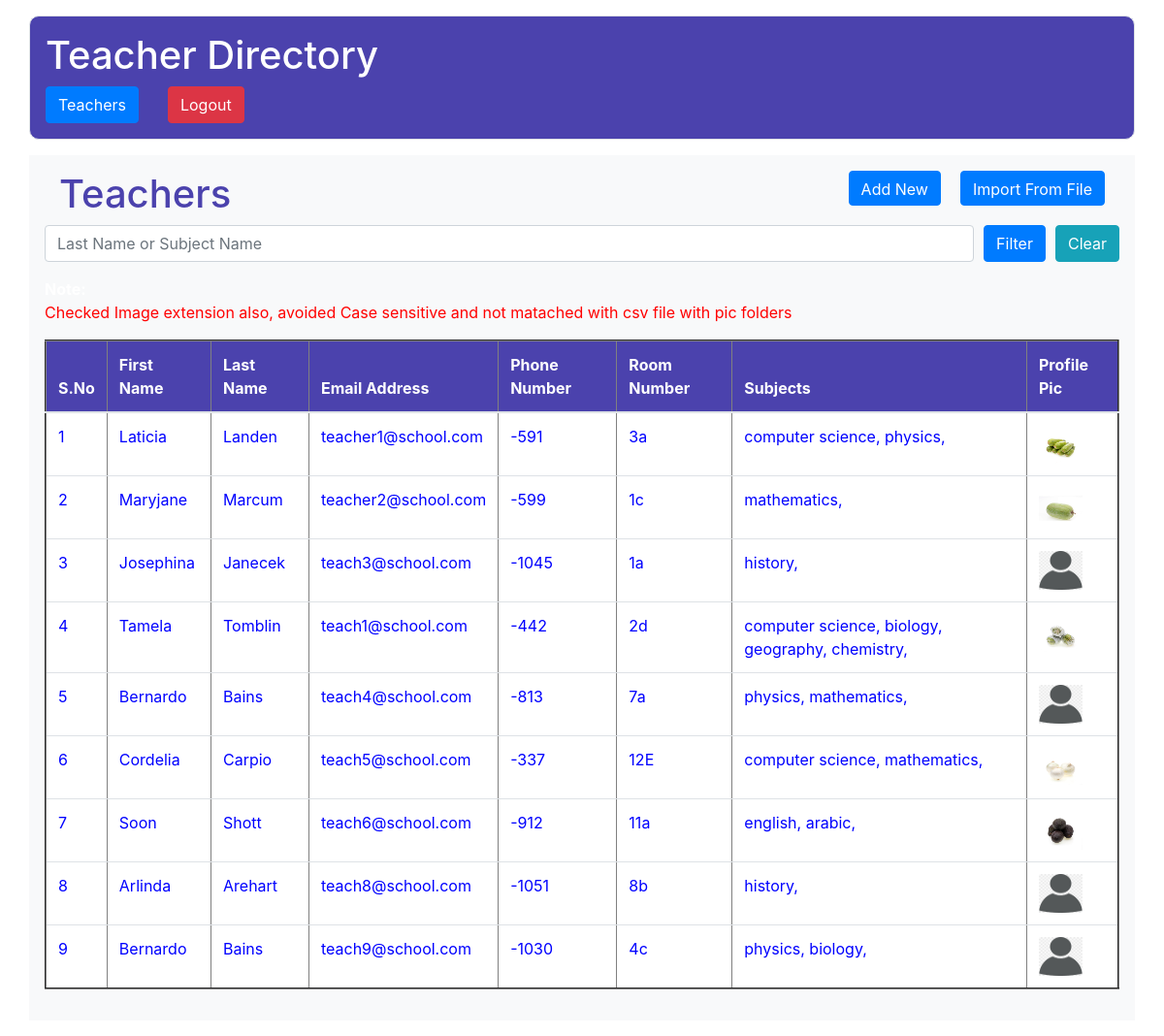
The page /DataView/ (signed in) on the database its author committed.
### directory/models.py (models this page shows, shortened)
class TeacherModel(models.Model):
    FirstName = models.CharField(max_length=100)
    LastName = models.CharField(max_length=100)
    Profilepicture = models.CharField(max_length=100)
    EmailAddress = models.CharField(unique=True, max_length=100)
    PhoneNumber = models.CharField(max_length=100)
    RoomNumber = models.CharField(max_length=100)
    Subjectstaught = models.ManyToManyField(SubjectsModel)
    class Meta:
        db_table = 'Teachers'

class SubjectsModel(models.Model):
    Subjectstaught = models.CharField(max_length=100)
    class Meta:
        db_table = 'Subjects'

### directory/views.py (the view, shortened to what this page needs)
# urls.py: path('DataView/', dt.AllTeacherDataView.as_view(), name='DataView'),
class AllTeacherDataView(View):
    @method_decorator(login_required(login_url='/Login/'))
    def get(self, request, *args, **kwargs):
        qs = TeacherModel.objects.all()
        return render(request, 'AllData.html', {'data': qs})

### assets/templates/AllData.html (shortened to what this page needs)
{%extends 'appbase.html'%}
{%block contents%}
<div class="container p-3 my-3 bg-light text-white">
    <div class="col toprow" style="display:flex;justify-content:space-between;height: 36px;
    margin-bottom: 20px;">
        <h1 style="color:#4b42ad ;">Teachers</h1>
        <div class="add_btns"  style="display:flex;justify-content:space-between;grid-column-gap: 20px;">
            <a href="{%url 'AddTeacherData'%}" class="btn btn-primary">Add New</a>
            <a href="{%url 'importedForm'%}" class="btn btn-primary">Import From File</a>
        </div>
    </div>
    <form action="{%url 'DataView'%}" method="post">
    <div class="form-group" style="display: flex;grid-column-gap:10px">
      <input type="user" class="form-control" name="filtertext" placeholder="Last Name or Subject Name" id="user">
      <button type="submit" class="btn btn-primary">Filter</button>
      <button type="submit" class="btn btn-info">Clear</button>
    </div>
  </form>
    <span>
        <strong>Note:</strong><p style="color:RED">Checked Image extension also, avoided Case sensitive and not matached with csv file with pic folders</p>
    </span>
    <table border="2px" class="table table-hover">
                    <thead style="background: #4b42ad !important;
                    color: white;">
                    <tr class="">
                        <th scope="col">S.No</th>
                        <th scope="col">First Name</th>
                        <th scope="col">Last Name</th>
                        <th scope="col">Email Address</th>
                        <th scope="col">Phone Number</th>
                        <th scope="col">Room Number</th>
                        <th scope="col">Subjects</th>
                        <th scope="col">Profile Pic</th>
                    </tr>
                    </thead>
                    <tbody>
                    {% for i in data %}
                    <tr scope="row" style="color: BLUE; background-color:White">
                        <td>{{forloop.counter}}</td>
                        <td>{{i.FirstName}}</td>
                        <td>{{i.LastName}}</td>
                        <td>{{i.EmailAddress}}</td>
                        <td>{{i.PhoneNumber}}</td>
                        <td>{{i.RoomNumber}}</td>
                        <td>{% for subject in i.Subjectstaught.all %}
                            {{subject.Subjectstaught}},
                            {% endfor %}
                        </td>
                        <td><a href="/GetProfilePage/?uid={{ i.id }}"><img src="/media/profilepic/{{i.Profilepicture}}" width="45" height="40"></a> </td>
                    </tr>
                    {% endfor %}
                    </tbody>
                </table>
</div>
{%endblock%}

### assets/templates/appbase.html (shortened to what this page needs)
<!DOCTYPE html>
<html lang="en">
<head>
  <link rel="stylesheet" href="https://maxcdn.bootstrapcdn.com/bootstrap/4.5.2/css/bootstrap.min.css">
</head>
<body>
<div class="container p-3 my-3 border" style="background-color: #4b42ad;border-radius: 10px;">
  <h1 style="color:white ;">Teacher Directory</h1>
    <div class="row" style="grid-gap: 30px;margin-left: 0px;">
      <div class=""><a href="{%url 'DataView'%}" class="btn btn-primary">Teachers</a></div>
      <div class=""><a href="{%url 'logout'%}" class="btn btn-danger">Logout</a></div>
  </div>
</div>
{%block contents%}
{%endblock%}
</body>
</html>

### rows shown on the page
TeacherModel: FirstName "Laticia", LastName "Landen", EmailAddress "teacher1@school.com", PhoneNumber "-591", RoomNumber "3a", Profilepicture (picture)
SubjectsModel: Subjectstaught "computer science"
SubjectsModel: Subjectstaught "physics"
TeacherModel: FirstName "Maryjane", LastName "Marcum", EmailAddress "teacher2@school.com", PhoneNumber "-599", RoomNumber "1c", Profilepicture (picture)
SubjectsModel: Subjectstaught "mathematics"
TeacherModel: FirstName "Josephina", LastName "Janecek", EmailAddress "teach3@school.com", PhoneNumber "-1045", RoomNumber "1a", Profilepicture (placeholder picture)
SubjectsModel: Subjectstaught "history"
TeacherModel: FirstName "Tamela", LastName "Tomblin", EmailAddress "teach1@school.com", PhoneNumber "-442", RoomNumber "2d", Profilepicture (picture)
SubjectsModel: Subjectstaught "biology"
SubjectsModel: Subjectstaught "geography"
SubjectsModel: Subjectstaught "chemistry"
TeacherModel: FirstName "Bernardo", LastName "Bains", EmailAddress "teach4@school.com", PhoneNumber "-813", RoomNumber "7a", Profilepicture (placeholder picture)
TeacherModel: FirstName "Cordelia", LastName "Carpio", EmailAddress "teach5@school.com", PhoneNumber "-337", RoomNumber "12E", Profilepicture (picture)
TeacherModel: FirstName "Soon", LastName "Shott", EmailAddress "teach6@school.com", PhoneNumber "-912", RoomNumber "11a", Profilepicture (picture)
SubjectsModel: Subjectstaught "english"
SubjectsModel: Subjectstaught "arabic"
TeacherModel: FirstName "Arlinda", LastName "Arehart", EmailAddress "teach8@school.com", PhoneNumber "-1051", RoomNumber "8b", Profilepicture (placeholder picture)
TeacherModel: FirstName "Bernardo", LastName "Bains", EmailAddress "teach9@school.com", PhoneNumber "-1030", RoomNumber "4c", Profilepicture (placeholder picture)
